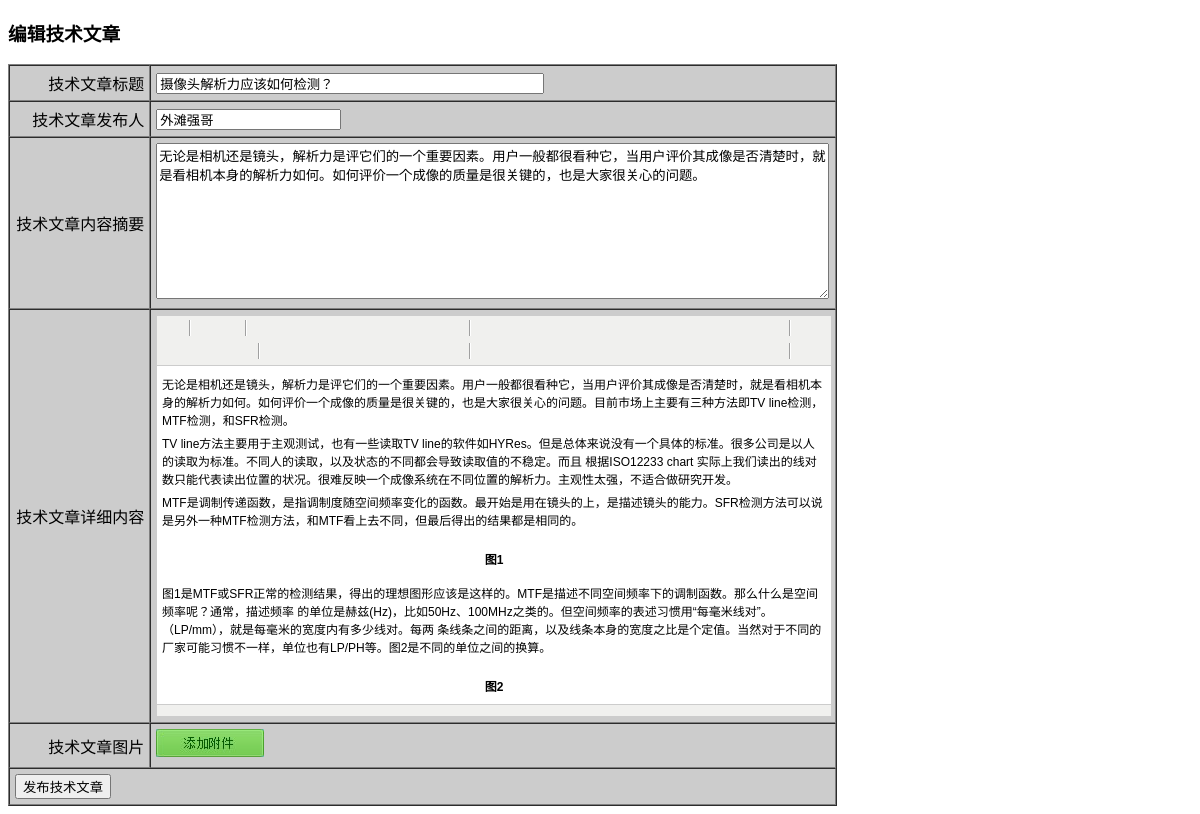
/admin/editTech.php?id=6 (signed in), run on the app's committed database.
### tables this page shows
CREATE TABLE `technical_article` (
  `id` int(11) NOT NULL AUTO_INCREMENT,
  `author` varchar(50) NOT NULL DEFAULT '' COMMENT '作者',
  `title` varchar(50) NOT NULL DEFAULT '' COMMENT '文章标题',
  `abstract_content` text COMMENT '文章内容摘要',
  `content` mediumtext COMMENT '文章内容',
  `last_changed` int(10) unsigned NOT NULL COMMENT '最后更新时间',
  `view_times` int(10) NOT NULL DEFAULT '0' COMMENT '阅读次数',
  `image` varchar(100) NOT NULL DEFAULT '' COMMENT '文章图片1',
  PRIMARY KEY (`id`)
);

### core/technical.inc.php (called while the page is built, shortened)
<?php
function getOneTech($id){
	$sql="select id,author,title,last_changed,abstract_content,content,view_times,image from technical_article where id={$id}";
	$res = fetchOne($sql);
	return $res;
}

### lib/mysql.func.php (called while the page is built, shortened)
<?php
function fetchOne($sql,$result_type=MYSQL_ASSOC){
	$result=mysql_query($sql);
	$row=mysql_fetch_array($result,$result_type);
	return $row;
}

### admin/editTech.php (the view, shortened to what this page needs)
<?php
$id = $_REQUEST['id'];
$techInfo = getOneTech($id);
?>
<!doctype html>
<html>
<head>
<link href="./styles/global.css"  rel="stylesheet"  type="text/css" media="all" />
</head>
<body>
<h3>编辑技术文章</h3>
<form action="doAdminAction.php?act=editTech&id=<?php echo $techInfo['id']?>" method="post" enctype="multipart/form-data">
<table width="70%"  border="1" cellpadding="5" cellspacing="0" bgcolor="#cccccc">
	<tr>
		<td align="right">技术文章标题</td>
		<td><input style="width:380px;" type="text" name="title"  value="<?php echo $techInfo['title'];?>" maxlength="28" required/></td>
	</tr>
	<tr>
		<td align="right">技术文章发布人</td>
		<td><input type="text" name="author"  value="<?php echo $techInfo['author']?>" required/></td>
	</tr>
	<tr>
		<td align="right">技术文章内容摘要</td>
		<td>
			<textarea name="abstract_content" style="width:99%;height:150px;"><?php echo $techInfo['abstract_content']?></textarea>
		</td>
	</tr>
	<tr>
		<td align="right">技术文章详细内容</td>
		<td>
		</td>
	</tr>
	<tr>
		<td align="right">技术文章图片</td>
		<td>
			<a href="javascript:void(0)" id="selectFileBtn">添加图片</a>
			<div id="attachList" class="clear"></div>
		</td>
	</tr>
	<tr>
		<td colspan="2"><input type="submit"  value="发布技术文章"/></td>
	</tr>
</table>
</form>
</body>
</html>

### admin/styles/global.css (style rules this page uses)
a { color:#00549D; text-decoration:none; }
.clear:after { content:"."; display:block; height:0; visibility:hidden; clear:both; }
.clear { zoom:1; clear:both; }
#selectFileBtn { width:108px; height:28px; float:left; overflow:hidden; text-indent:-9999px; background:url(../images/attach.jpg); }
#attachList { width:510px; padding-top:5px; }

### data on the page
technical_article: title "摄像头解析力应该如何检测？", author "外滩强哥", abstract_content "无论是相机还是镜头，解析力是评它们的一个重要因素。用户一般都很看种它，当用户评价其成像是否清楚时，就是看相机本身的解析力如何。如何评价一个成像的质量是很关键的，也是大家很关心的问题。"
